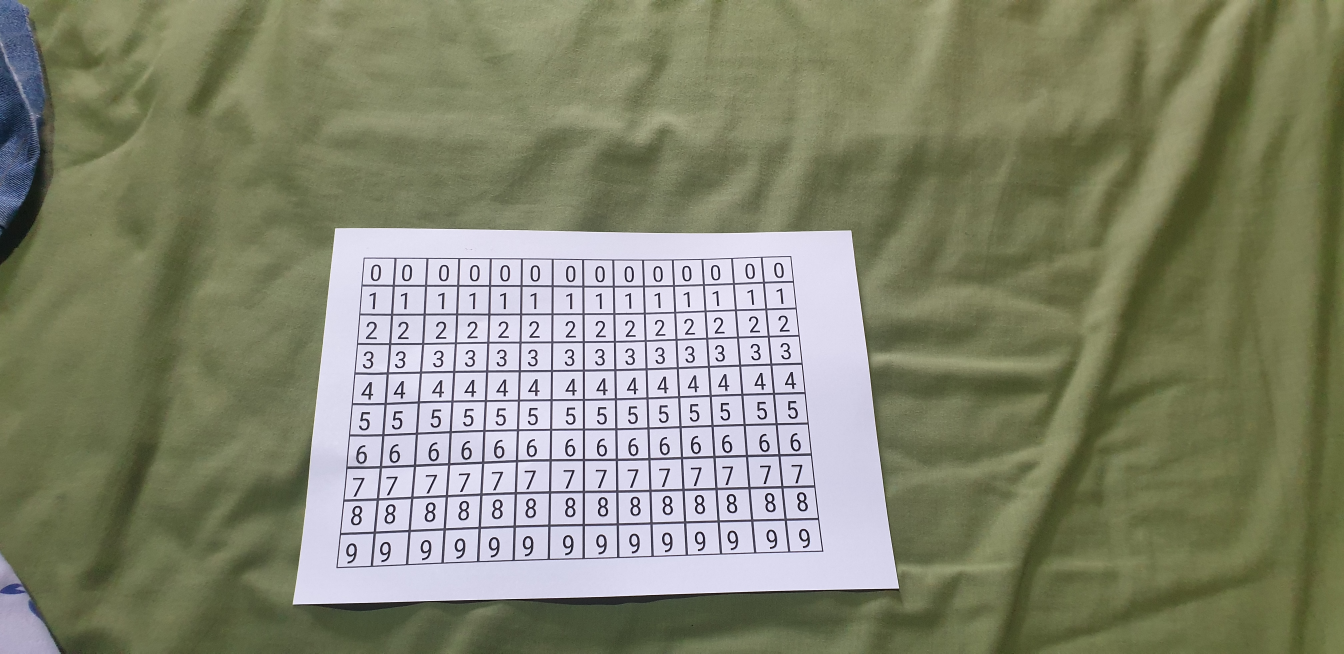
#> input picture perspective/Test-no.jpg, 4032 x 1960 px (shown at 1/3 size)
$ python -i scan.py   (imports and definitions only)
#> lines starting #> are read from the running program, lines starting #| are printed output that depends on the picture; after the words box and inside, x2 and y2 are one past the last pixel; in counts of white or black regions, pixels touching at a corner belong together
### perspective/transform.py
import numpy as np
import cv2
def order_points(pts):
    rect = np.zeros((4,2),dtype="float32")
    s = pts.sum(axis = 1)
    rect[0] = pts[np.argmin(s)]
    rect[2] = pts[np.argmax(s)]
    diff = np.diff(pts,axis=1)
    rect[1] = pts[np.argmin(diff)]
    rect[3] = pts[np.argmax(diff)]
    return rect
def four_point_transform(image,pts):
    rect = order_points(pts)
    (tl,tr,br,bl) = rect

    widthA = np.sqrt(((br[0] - bl[0]) ** 2) + ((br[1] - bl[1]) ** 2))
    widthB = np.sqrt(((tr[0] - tl[0]) ** 2) + ((tr[1] - tl[1]) ** 2))
    maxWidth = max(int(widthA), int(widthB))

    heightA = np.sqrt(((tr[0] - br[0]) ** 2) + ((tr[1] - br[1]) ** 2))
    heightB = np.sqrt(((tl[0] - bl[0]) ** 2) + ((tl[1] - bl[1]) ** 2))
    maxHeight = max(int(heightA), int(heightB))

    dst = np.array([
        [0,0],[maxWidth - 1, 0],[maxWidth - 1, maxHeight - 1],[0, maxHeight - 1]],dtype="float32"
    )

    M = cv2.getPerspectiveTransform(rect, dst)
    warped = cv2.warpPerspective(image, M, (maxWidth, maxHeight))
    return warped

### perspective/scan.py
# belum dijadiin kelas jadi belum bisa di pake buat ke server
from transform import four_point_transform
from skimage.filters import threshold_local
import numpy as np
import cv2
import imutils


#fungsi membaca sebuah image lalu menggelapkannya untuk mendapatkan silhout garis dari image
# lalu membetulkan prespective image setelah silhout digunakan
def parse_image(img):

#> called with img = 'Test-no.jpg'
	image = cv2.imread(img)
#> image is the input picture: shape (1960, 4032, 3); mean B, G, R 113, 134.8, 132.6
	ratio = image.shape[0] / 500.0
#> ratio = 3.92
	orig = image.copy()
	image = imutils.resize(image, height = 500)
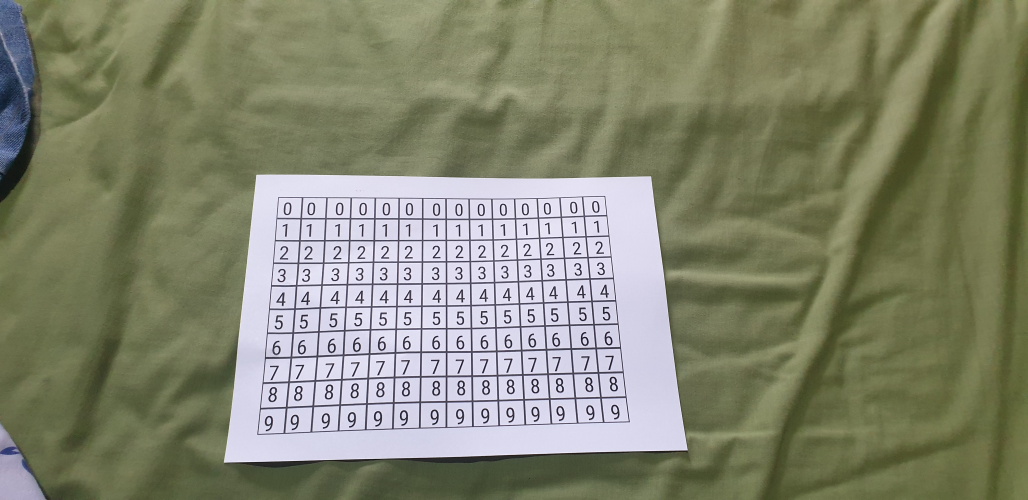
#> image: shape (500, 1028, 3); mean B, G, R 113, 134.8, 132.6

	gray = cv2.cvtColor(image, cv2.COLOR_BGR2GRAY)
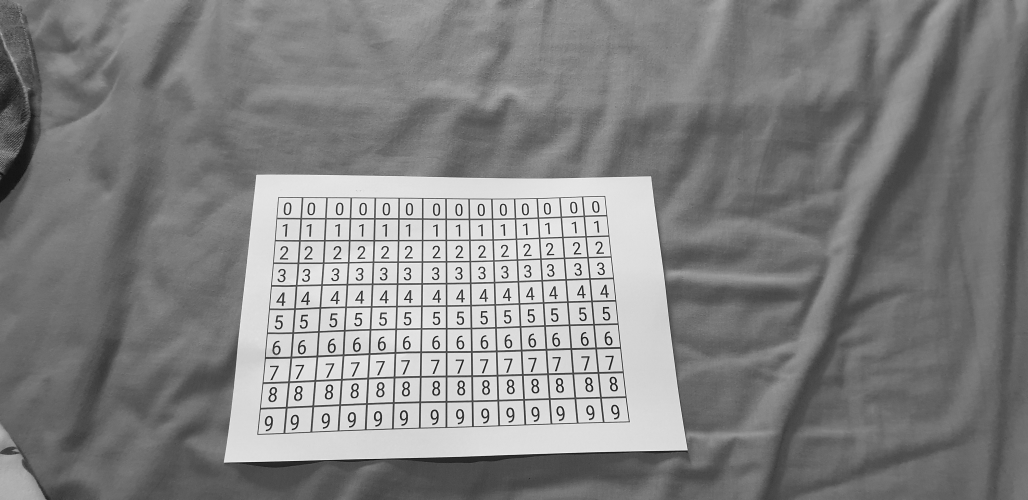
#> gray: shape (500, 1028); min 16, max 244, mean 131.7
	gray = cv2.GaussianBlur(gray, (5, 5), 0)
	edged = cv2.Canny(gray, 75, 200)
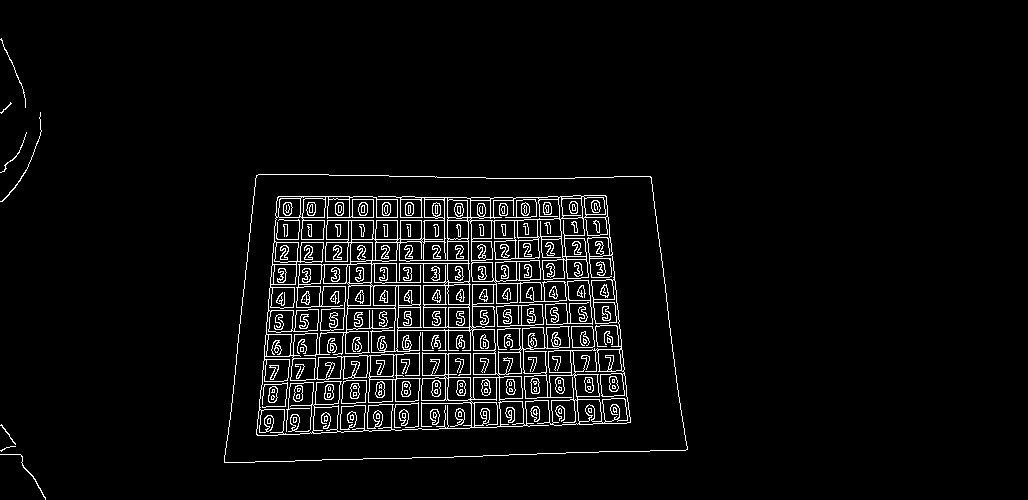
#> edged: shape (500, 1028); 4.4% white in thin lines or dots, all inside (x1, y1, x2, y2) = (0, 38, 688, 500)

	cnts = cv2.findContours(edged.copy(), cv2.RETR_LIST, cv2.CHAIN_APPROX_SIMPLE)
#> cnts = 560 contours, 216 with area under 20; largest, box (x1, y1, x2, y2) and area: (224, 174, 688, 463) 119740, (224, 174, 688, 463) 119738, (256, 195, 631, 436) 76762, (259, 308, 500, 435) 12915, (471, 216, 622, 398) 10140
	cnts = imutils.grab_contours(cnts)
	cnts = sorted(cnts, key = cv2.contourArea, reverse = True)[:5]
#> cnts = 5 contours; box (x1, y1, x2, y2) and area: (224, 174, 688, 463) 119740, (224, 174, 688, 463) 119738, (256, 195, 631, 436) 76762, (259, 308, 500, 435) 12915, (471, 216, 622, 398) 10140

	for c in cnts:
		peri = cv2.arcLength(c, True)
		approx = cv2.approxPolyDP(c, 0.02 * peri, True)
		if len(approx) == 4:
			screenCnt = approx
			break
#> this loop made 1 pass
#> (peri, screenCnt) on pass 1: (1454.7, [[256, 175], [224, 462], [687, 449], [650, 176]])

	if(screenCnt is not None):
		warped = four_point_transform(orig, screenCnt.reshape(4, 2) * ratio)
#> in order_points, `s = pts.sum(axis = 1)`: s = [1689.5, 2689.1, 4453.1, 3237.9]
#> in order_points, `diff = np.diff(pts,axis=1)`: diff = [-317.5, 933, -933, -1858.1]
#> in four_point_transform, `rect = order_points(pts)`: rect = [[1003.5, 686], [2548, 689.9], [2693, 1760.1], [878.1, 1811]]
#> in four_point_transform, `(tl,tr,br,bl) = rect`: tl = [1003.5, 686]; tr = [2548, 689.9]; br = [2693, 1760.1]; bl = [878.1, 1811]
#> in four_point_transform, `widthA = np.sqrt(((br[0] - bl[0]) ** 2) + ((br[1] - bl[1]) ** 2))`: widthA = 1815.7
#> in four_point_transform, `widthB = np.sqrt(((tr[0] - tl[0]) ** 2) + ((tr[1] - tl[1]) ** 2))`: widthB = 1544.5
#> in four_point_transform, `maxWidth = max(int(widthA), int(widthB))`: maxWidth = 1815
#> in four_point_transform, `heightA = np.sqrt(((tr[0] - br[0]) ** 2) + ((tr[1] - br[1]) ** 2))`: heightA = 1079.9
#> in four_point_transform, `heightB = np.sqrt(((tl[0] - bl[0]) ** 2) + ((tl[1] - bl[1]) ** 2))`: heightB = 1132
#> in four_point_transform, `dst = np.array([ [0,0],[maxWidth - 1, 0],[maxWidth - 1, maxHeight - 1]..`: dst = [[0, 0], [1814, 0], [1814, 1131], [0, 1131]]
#> in four_point_transform, `M = cv2.getPerspectiveTransform(rect, dst)`: M = [[1.22, 0.136, -1320.1], [-0.00327, 1.29, -880.9], [-3.01e-05, 0.000171, 1]]
#> in four_point_transform, `warped = cv2.warpPerspective(image, M, (maxWidth, maxHeight))`:
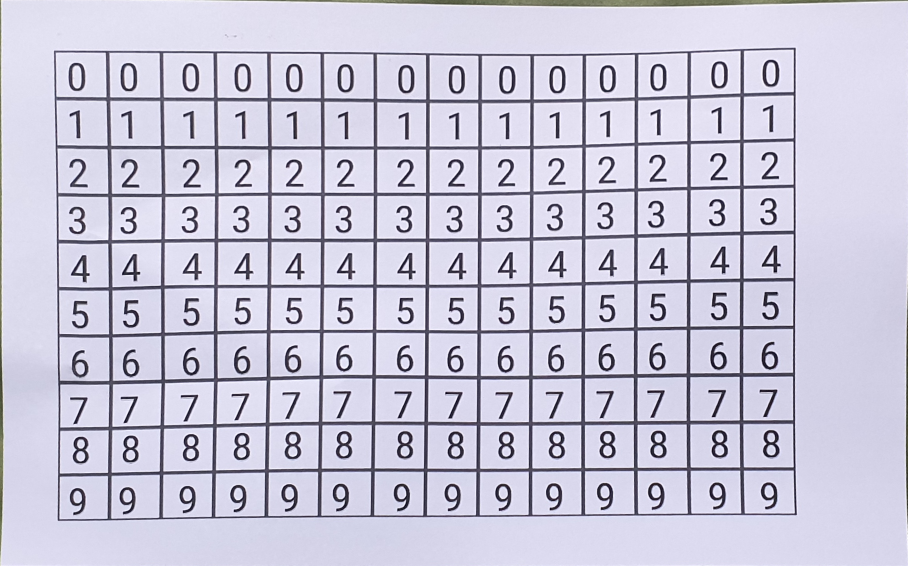
#> warped: shape (1132, 1815, 3) (shown at 1/2 size); mean B, G, R 215.8, 197.3, 199.5
		#ngenulis ke file baru yang namanya transformed.jpeg
		#cv2.imwrite("transformed.jpeg",warped)
		return warped

>>> result = parse_image('Test-no.jpg')

$ run again, on perspective/i.jpg
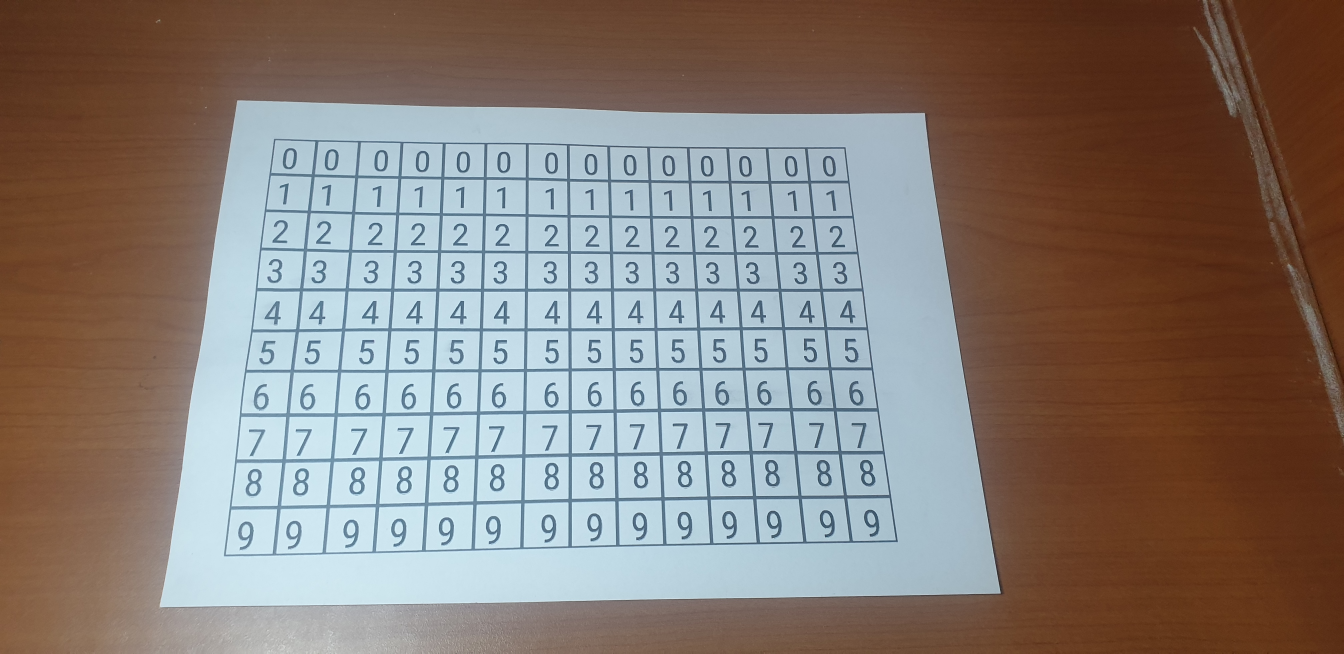
#> input picture perspective/i.jpg, 4032 x 1960 px (shown at 1/3 size)
#> in parse_image, image is the input picture: shape (1960, 4032, 3); mean B, G, R 118.8, 124.9, 135
#> image: shape (500, 1028, 3)
#> in parse_image, `edged = cv2.Canny(gray, 75, 200)`:
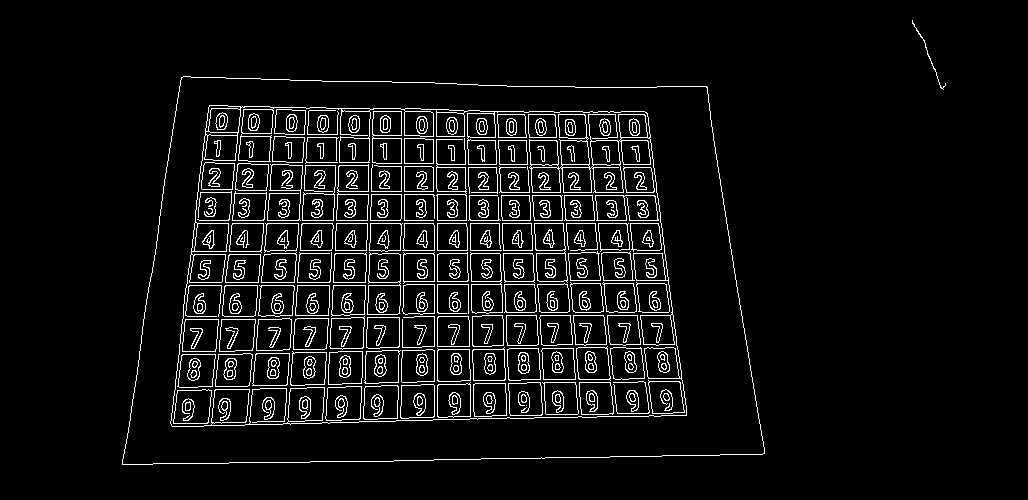
#> edged: shape (500, 1028); 6.1% white in thin lines or dots, all inside (x1, y1, x2, y2) = (122, 20, 946, 465)
#> in parse_image, `cnts = cv2.findContours(edged.copy(), cv2.RETR_LIST, cv2.CHAIN_APPROX_..`: cnts = 650 contours, 75 with area under 20; largest, box (x1, y1, x2, y2) and area: (122, 76, 765, 465) 219486, (122, 76, 765, 465) 219484, (170, 105, 687, 427) 148486, (170, 106, 687, 427) 128655, (367, 252, 401, 315) 1828
#> in parse_image, `cnts = sorted(cnts, key = cv2.contourArea, reverse = True)[:5]`: cnts = 5 contours; box (x1, y1, x2, y2) and area: (122, 76, 765, 465) 219486, (122, 76, 765, 465) 219484, (170, 105, 687, 427) 148486, (170, 106, 687, 427) 128655, (367, 252, 401, 315) 1828
#> the loop in parse_image, `for c in cnts:` made 1 pass
#> (peri, screenCnt) on pass 1: (1980.2, [[181, 77], [122, 464], [764, 453], [706, 86]])
#> s = [1011.4, 2297.1, 4770.6, 3104.6]
#> diff = [-407.7, 1340.6, -1219.1, -2430.4]
#> rect = [[709.5, 301.8], [2767.5, 337.1], [2994.9, 1775.8], [478.2, 1818.9]]
#> tl = [709.5, 301.8]; tr = [2767.5, 337.1]; br = [2994.9, 1775.8]; bl = [478.2, 1818.9]
#> widthA = 2517
#> widthB = 2058.3
#> maxWidth = 2517
#> heightA = 1456.5
#> heightB = 1534.6
#> maxHeight = 1534
#> dst = [[0, 0], [2516, 0], [2516, 1533], [0, 1533]]
#> M = [[1.19, 0.182, -902.4], [-0.0218, 1.27, -368.8], [-2.59e-05, 0.000151, 1]]
#> in four_point_transform, `warped = cv2.warpPerspective(image, M, (maxWidth, maxHeight))`:
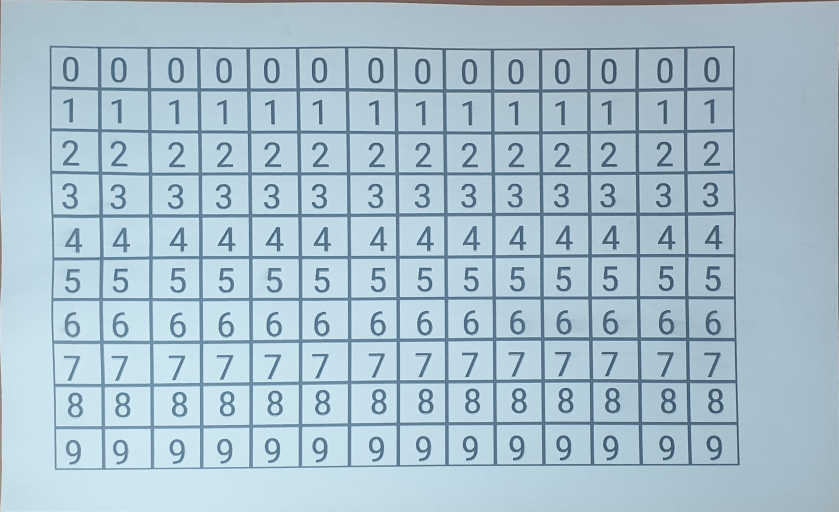
#> warped: shape (1534, 2517, 3) (shown at 1/3 size); mean B, G, R 205.3, 192.3, 168.8
